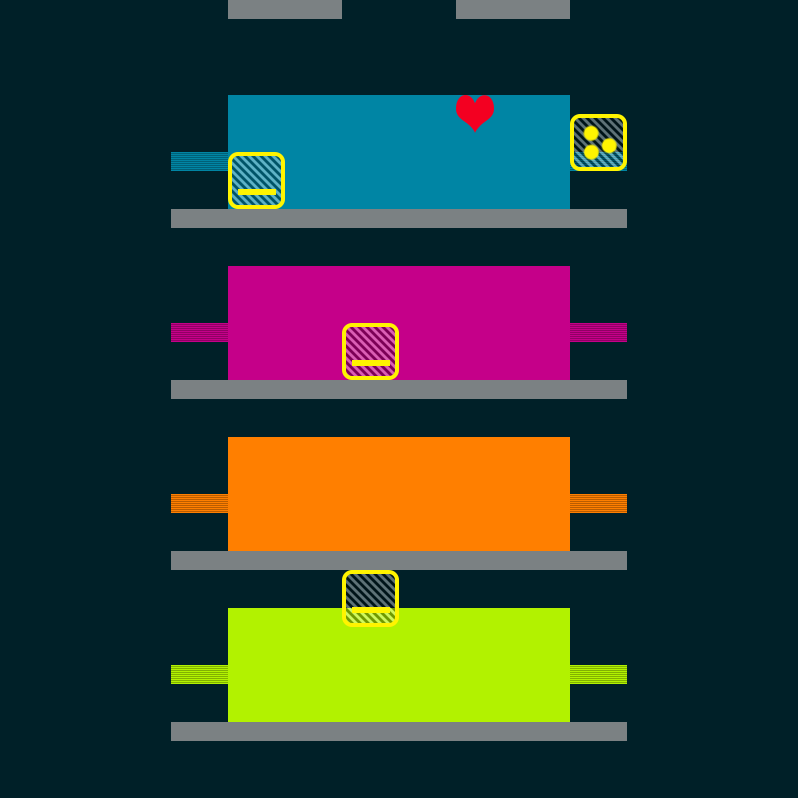

A 2D game scene composited from a Tiled map and its tileset images. What follows is a short description and the map's XML, with each tile layer's data collapsed to a summary:
An orthogonal 14x42 tile map with 57x19 px tiles, 2 tile layers (Bricks, Powerups), 3 tilesets.

<map version="1.0" orientation="orthogonal" renderorder="left-up" width="14" height="42" tilewidth="57" tileheight="19" backgroundcolor="#002028" nextobjectid="10">
 <properties>
  <property name="FinalBallSpeedPercentageIncrease" type="int" value="25" />
 </properties>
 <tileset firstgid="1" name="Bricks" tilewidth="114" tileheight="38" tilecount="18" columns="0">
  <tile id="0">
   <properties>
    <property name="HitsToDestroy" type="int" value="1" />
   </properties>
   <image width="114" height="38" source="../../../../SourceImages/Game/Brick-A1.png" />
  </tile>
  <tile id="1">
   <properties>
    <property name="HitsToDestroy" type="int" value="2" />
   </properties>
   <image width="114" height="38" source="../../../../SourceImages/Game/Brick-A2.png" />
  </tile>
  <tile id="2">
   <properties>
    <property name="HitsToDestroy" type="int" value="1" />
   </properties>
   <image width="114" height="38" source="../../../../SourceImages/Game/Brick-B1.png" />
  </tile>
  <tile id="3">
   <properties>
    <property name="HitsToDestroy" type="int" value="2" />
   </properties>
   <image width="114" height="38" source="../../../../SourceImages/Game/Brick-B2.png" />
  </tile>
  <tile id="4">
   <properties>
    <property name="HitsToDestroy" type="int" value="1" />
   </properties>
   <image width="114" height="38" source="../../../../SourceImages/Game/Brick-C1.png" />
  </tile>
  <tile id="5">
   <properties>
    <property name="HitsToDestroy" type="int" value="2" />
   </properties>
   <image width="114" height="38" source="../../../../SourceImages/Game/Brick-C2.png" />
  </tile>
  <tile id="6">
   <properties>
    <property name="HitsToDestroy" type="int" value="1" />
   </properties>
   <image width="114" height="38" source="../../../../SourceImages/Game/Brick-D1.png" />
  </tile>
  <tile id="7">
   <properties>
    <property name="HitsToDestroy" type="int" value="2" />
   </properties>
   <image width="114" height="38" source="../../../../SourceImages/Game/Brick-D2.png" />
  </tile>
  <tile id="8">
   <properties>
    <property name="HitsToDestroy" type="int" value="-1" />
   </properties>
   <image width="114" height="38" source="../../../../SourceImages/Game/Brick-E1.png" />
  </tile>
  <tile id="9">
   <properties>
    <property name="HitsToDestroy" type="int" value="1" />
   </properties>
   <image width="57" height="19" source="../../../../SourceImages/Game/SmallBrick-A1.png" />
  </tile>
  <tile id="10">
   <properties>
    <property name="HitsToDestroy" type="int" value="2" />
   </properties>
   <image width="57" height="19" source="../../../../SourceImages/Game/SmallBrick-A2.png" />
  </tile>
  <tile id="11">
   <properties>
    <property name="HitsToDestroy" type="int" value="1" />
   </properties>
   <image width="57" height="19" source="../../../../SourceImages/Game/SmallBrick-B1.png" />
  </tile>
  <tile id="12">
   <properties>
    <property name="HitsToDestroy" type="int" value="2" />
   </properties>
   <image width="57" height="19" source="../../../../SourceImages/Game/SmallBrick-B2.png" />
  </tile>
  <tile id="14">
   <properties>
    <property name="HitsToDestroy" type="int" value="1" />
   </properties>
   <image width="57" height="19" source="../../../../SourceImages/Game/SmallBrick-C1.png" />
  </tile>
  <tile id="15">
   <properties>
    <property name="HitsToDestroy" type="int" value="2" />
   </properties>
   <image width="57" height="19" source="../../../../SourceImages/Game/SmallBrick-C2.png" />
  </tile>
  <tile id="16">
   <properties>
    <property name="HitsToDestroy" type="int" value="1" />
   </properties>
   <image width="57" height="19" source="../../../../SourceImages/Game/SmallBrick-D1.png" />
  </tile>
  <tile id="17">
   <properties>
    <property name="HitsToDestroy" type="int" value="2" />
   </properties>
   <image width="57" height="19" source="../../../../SourceImages/Game/SmallBrick-D2.png" />
  </tile>
  <tile id="18">
   <properties>
    <property name="HitsToDestroy" type="int" value="-1" />
   </properties>
   <image width="57" height="19" source="../../../../SourceImages/Game/SmallBrick-E1.png" />
  </tile>
 </tileset>
 <tileset firstgid="20" name="Powerups" tilewidth="57" tileheight="57" tilecount="6" columns="0">
  <tile id="0">
   <properties>
    <property name="PowerupType" type="int" value="3" />
   </properties>
   <image width="57" height="57" source="../../../../SourceImages/Game/PowerupFireball.png" />
  </tile>
  <tile id="1">
   <properties>
    <property name="PowerupType" type="int" value="1" />
   </properties>
   <image width="57" height="57" source="../../../../SourceImages/Game/PowerupLargerPaddle.png" />
  </tile>
  <tile id="2">
   <properties>
    <property name="PowerupType" type="int" value="2" />
   </properties>
   <image width="57" height="57" source="../../../../SourceImages/Game/PowerupMultiBall.png" />
  </tile>
  <tile id="3">
   <properties>
    <property name="PowerupType" type="int" value="4" />
   </properties>
   <image width="57" height="57" source="../../../../SourceImages/Game/PowerupBullets.png" />
  </tile>
  <tile id="4">
   <properties>
    <property name="PowerupType" type="int" value="5" />
   </properties>
   <image width="57" height="57" source="../../../../SourceImages/Game/PowerupRockets.png" />
  </tile>
  <tile id="5">
   <properties>
    <property name="PowerupType" type="int" value="6" />
   </properties>
   <image width="38" height="38" source="../../../../SourceImages/Game/LifeUp.png" />
  </tile>
 </tileset>
 <tileset firstgid="26" name="Wormholes" tilewidth="114" tileheight="110" tilecount="1" columns="0">
  <tile id="1">
   <properties>
    <property name="WorkholeType" type="int" value="2" />
   </properties>
   <image width="57" height="57" source="../../../../SourceImages/Game/WormholeOut.png" />
  </tile>
 </tileset>
 <layer name="Bricks" width="14" height="42">
  <data>[588 cells, 80 non-empty, 9 distinct tile ids]</data>
 </layer>
 <layer name="Powerups" width="14" height="42">
  <data>[588 cells, 5 non-empty, 3 distinct tile ids]</data>
 </layer>
</map>
